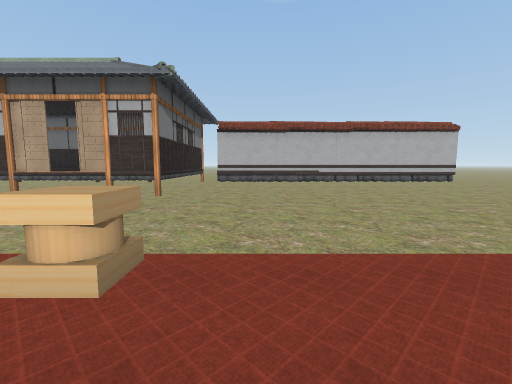
[1] (above)

24 first-person views from a walk through a scene from a Unity 3-D project. The camera is 1.3 m above the floor, tilts 6° down and sees 90° across. The floor is counted in squares, 2 m on a side. Each view is taken from the middle of a square. On the plan, view 1 faces up. The plan holds only what a view shows up to about 9 squares ahead; the rest is blank. The place goes on beyond the plan. The player character is not drawn. Some surface patterns are stand-ins.

[2]
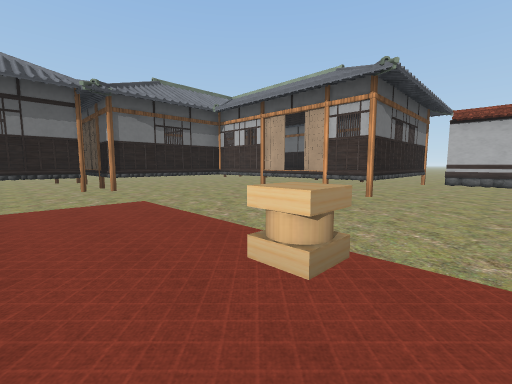

[3]
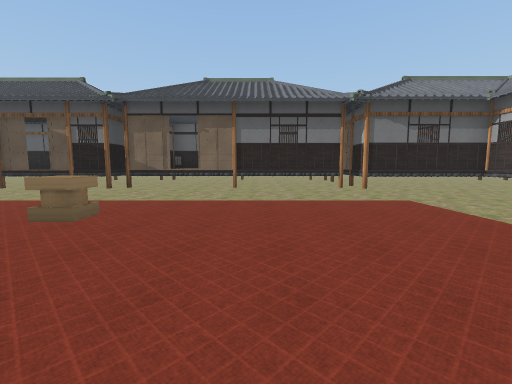

[4]
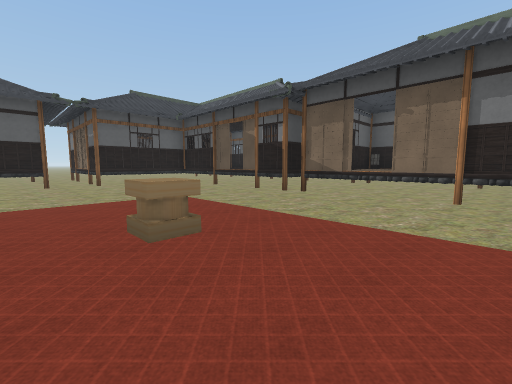

[5]
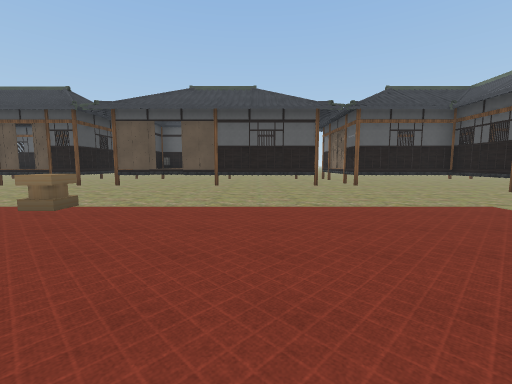

[6]
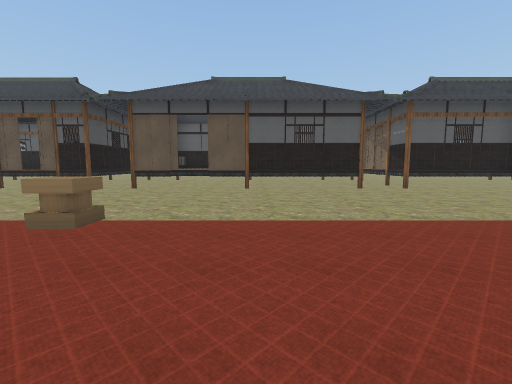

[7]
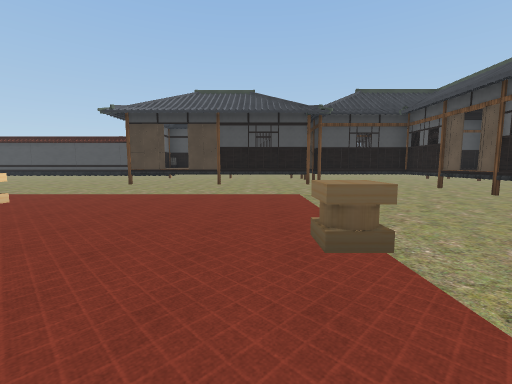

[8]
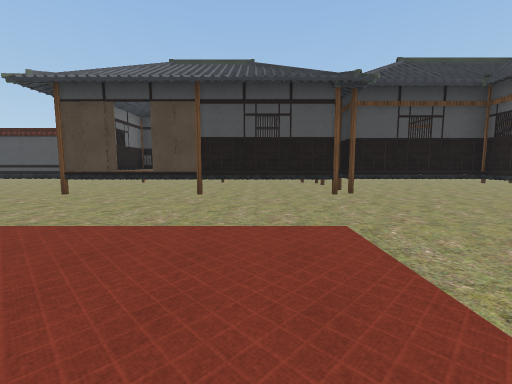

[9]
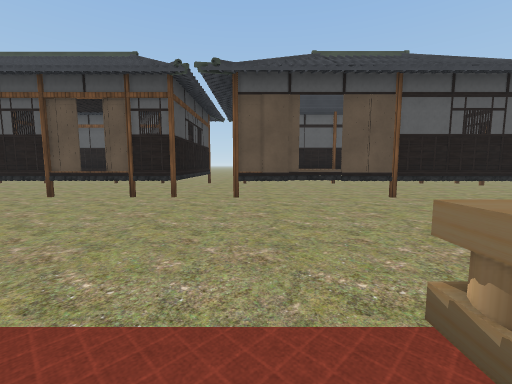

[10]
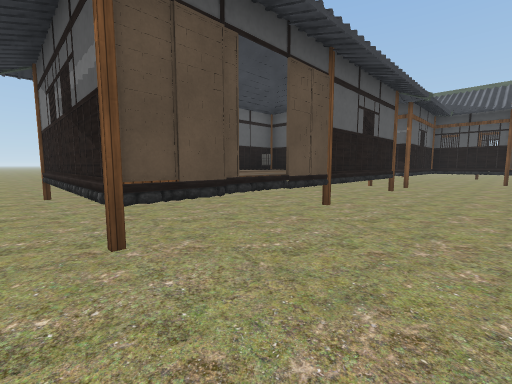

[11]
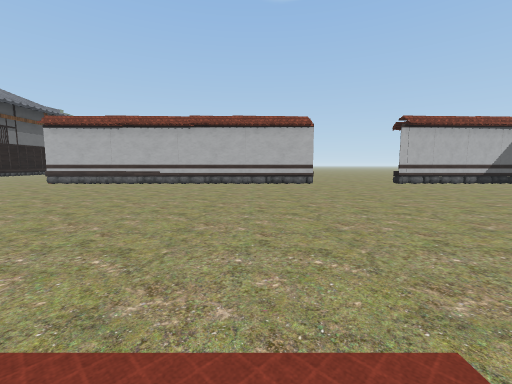

[12]
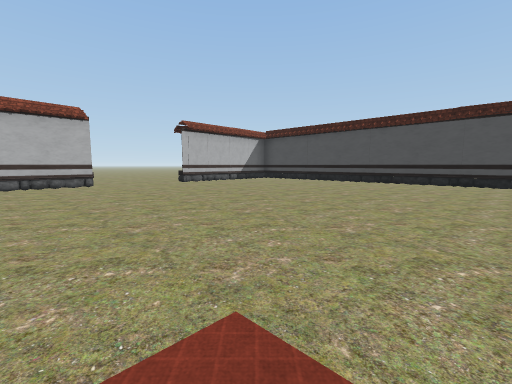

[13]
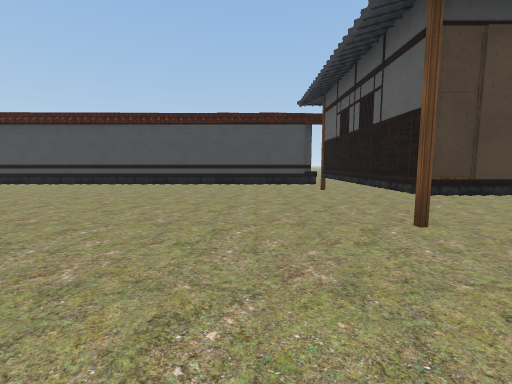

[14]
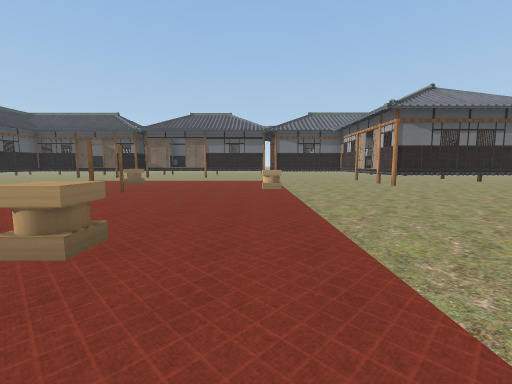

[15]
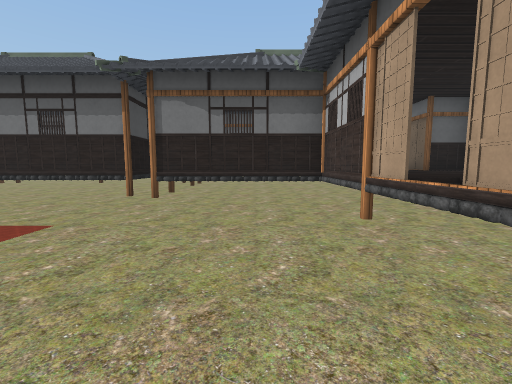

[16]
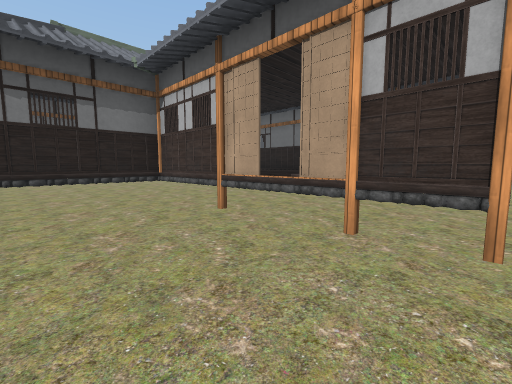

[17]
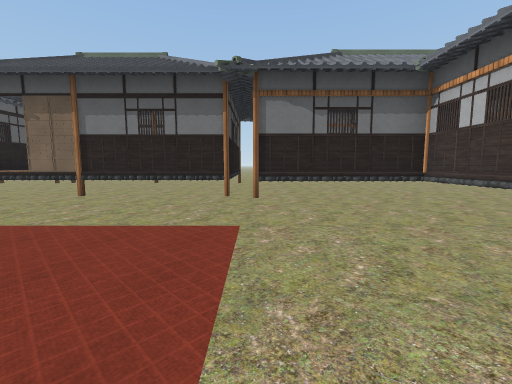

[18]
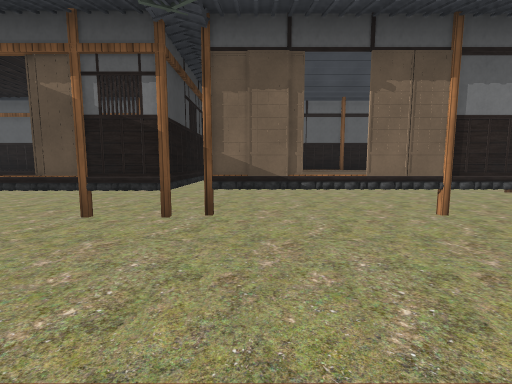

[19]
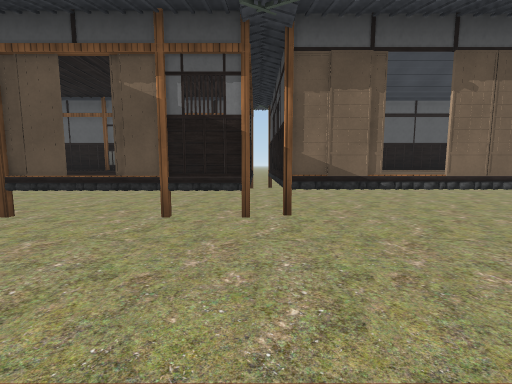

[20]
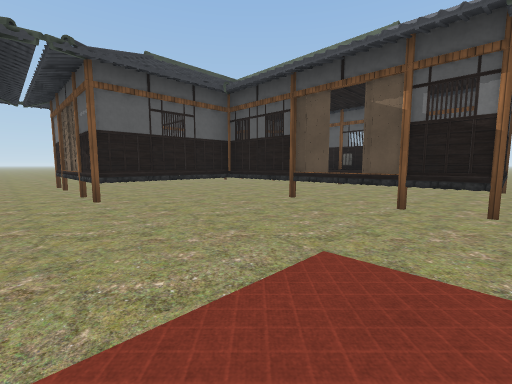

[21]
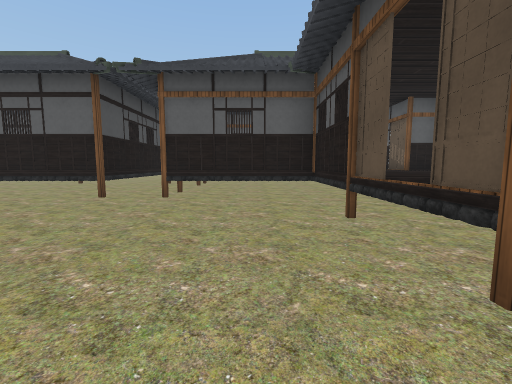

[22]
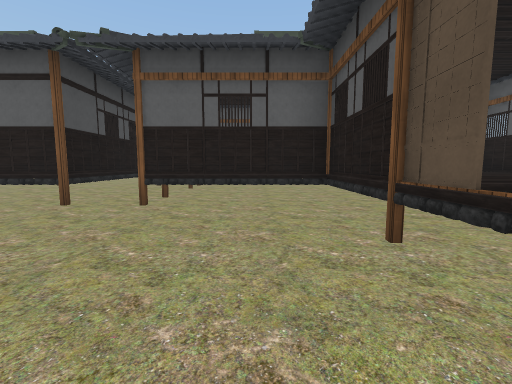

[23]
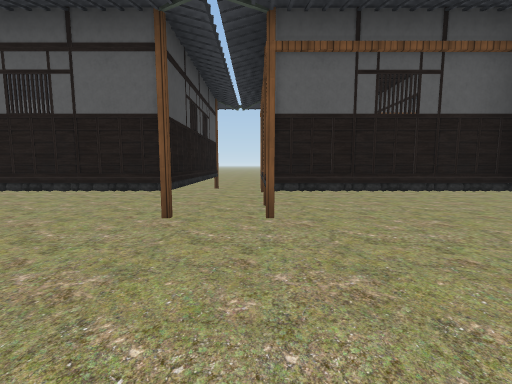

[24]
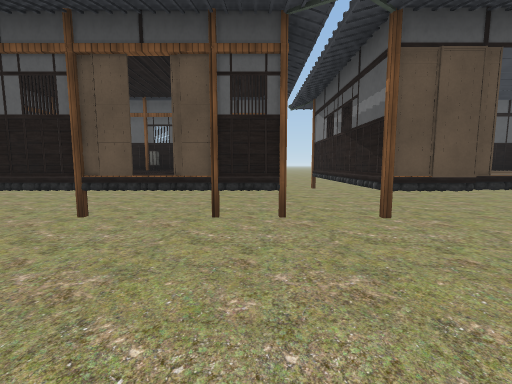

### Floor plan
Key: @ floor where view 1 was taken; # wall or solid block; x gap in a wall; . floor; H house; T table; I thing the floor can be seen under or through.
Columns run from 13 left of view 1 to 15 right of it. Each row starts with its distance up from view 1.
 10     HHH  HHH...............
  9     HHHH HHHx#######...####..
  8   HHHHHHHHHH..............I..
  7     HHHHHHHH..............I..
  6     HHHHHHHH..............I..
  5  .H HHH...................I..
  4  .H HHH...................I..
  3  .H  HH...................I..
  2   HHHHH...................I..
  1   HHHH......T.............I..
  0  .HHHH.......@...T........I..
 -1 ..HHHH................HHHHH..
 -2 ..HHHH................HH  ...
 -3  .HHHH....T...........HHH
 -4  .HHHH................HHH
 -5 ..HHHH................HHH
 -6 ..HH HH........T......HH
 -7   HHHHH...............H
 -8   HHHHH...............HH
 -9   HHHHH...............HH
-10   HHHHHHH.HHHHHHH.HHHHHHHH
-11   HHHHHHHHHHHHHHH.HHHHHH H
-12   HHHHHH HHHHHHHH.HHHHHH
-13    H  HHHHHHHHHHH.H HHHHHH
-14      HHHHHHHHHHHH.HHHHHH.
-15         ...... ...
-16          ...   ...
-17                 ..
-18                 ..
-19                 ..

Where each view was taken, in squares from view 1:
view 1: 0 up, 0 right, facing up
view 2: 0 up, 0 right, facing up-left
view 3: 1 down, 0 right, facing left
view 4: 1 down, 2 left, facing down-left
view 5: 2 down, 1 left, facing down
view 6: 3 down, 0 right, facing down
view 7: 5 down, 0 right, facing right
view 8: 5 down, 3 right, facing right
view 9: 5 down, 3 right, facing down
view 10: 8 down, 4 right, facing down-left
view 11: 1 up, 5 right, facing up
view 12: 1 up, 5 right, facing up-right
view 13: 1 up, 6 right, facing right
view 14: 1 up, 6 right, facing left
view 15: 4 up, 2 left, facing left
view 16: 3 up, 2 left, facing up-left
view 17: 2 up, 2 left, facing left
view 18: 4 down, 4 left, facing left
view 19: 5 down, 4 left, facing left
view 20: 5 down, 3 left, facing down-left
view 21: 5 down, 6 left, facing down
view 22: 6 down, 6 left, facing down
view 23: 7 down, 4 left, facing down
view 24: 7 down, 5 right, facing down
